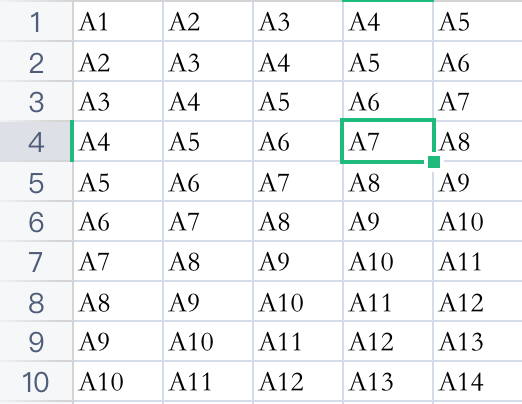
#> input picture number.png, 522 x 404 px
$ python cut-img.py
#> lines starting #> are read from the running program, lines starting #| are printed output that depends on the picture
# coding: utf-8
#-*-coding = utf-8 -*-
'''
读入一个图片0.bmp，切成指定数目个小图片(16个)
文件夹名out
'''
from PIL import Image
import sys,os
# 因为考虑到后续拼接编号问题，暂时不考虑横向纵向切>10个的
cut_width_num = 1 # 横向切1个
cut_height_num = 10 # 纵向切10个
# 00,10,20,30,40;01,11,21,31,41


#生成新图，和原始尺寸一致
def fill_image(image):
  width, height = image.size
  #选取长和宽中较大值作为新图片的
  new_image_length = width if width > height else height
  #生成新图片[白底]
  new_image = Image.new(image.mode, (width, height))
  new_image.paste(image, (0,0))
  return new_image
#切图
def cut_image(image):
  width, height = image.size

  item_width = int(width / cut_width_num)
  item_height=int(height/ cut_height_num)
  box_list = []
  # print(width, height ,item_width,item_height)
  # (left, upper, right, lower)
  for i in range(0,cut_width_num):#两重循环，生成图片基于原图的位置
    for j in range(0,cut_height_num):

      print((i*item_width,j*item_height,(i+1)*item_width,(j+1)*item_height))
      box=(i*item_width,j*item_height,(i+1)*item_width,(j+1)*item_height)
      box_list.append(box)

  image_list = [image.crop(box) for box in box_list]
  return image_list
#保存
def save_images(image_list):
  # [6 lines of commented-out code are left out]
  j=0;
  for j in range(0,len(image_list),cut_height_num):
    print (j)
    b=image_list[j:j+cut_height_num];
    i=0;
    for item in b:
        # 普通矩阵编号
        #item.save(r'out/'+str(i)+str(j/cut_height_num) + '.png', 'PNG');
        # 逆矩阵编号
        item.save(r'out/'+str(cut_height_num-1-i)+str(cut_width_num-1-j/cut_height_num) + '.png', 'PNG');
        print (i,j,'done',cut_height_num-1-i,cut_width_num-1-j/cut_height_num);
        i+=1;


if __name__ == '__main__':
  file_path = "number.png"
  os.mkdir(r"out")
  image = Image.open(file_path)
#> image is the input picture: PIL image 522x404 RGBA; mean R, G, B, A 240, 241.8, 242.6, 255
  #image.show()
  image = fill_image(image)
#> in fill_image, `new_image = Image.new(image.mode, (width, height))`: new_image: PIL image 522x404 RGBA; every value is 0
  image_list = cut_image(image)
#> in cut_image, `image_list = [image.crop(box) for box in box_list]`: image_list = 10 items
#> image_list = 10 items
  save_images(image_list)
#> the loop in save_images, `for j in range(0,len(image_list),cut_height_num):` made 1 pass
#| 0
#| 0 0 done 9 0.0
#| 1 0 done 8 0.0
#| 2 0 done 7 0.0
#| 3 0 done 6 0.0
#| 4 0 done 5 0.0
#| 5 0 done 4 0.0
#| 6 0 done 3 0.0
#| 7 0 done 2 0.0
#| 8 0 done 1 0.0
#> (further printed lines are left out)
#> pass 1, in save_images, `item.save(r'out/'+str(cut_height_num-1-i)+str(cut_width_num-1-j/cut_he..`:
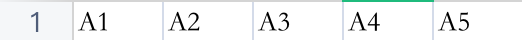
#> saved as 90.0.png: PIL image 522x40 RGBA; mean R, G, B, A 241.4, 243.2, 243.2, 255
#> pass 1, in save_images, `item.save(r'out/'+str(cut_height_num-1-i)+str(cut_width_num-1-j/cut_he..`:
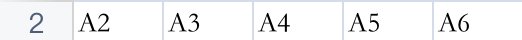
#> saved as 80.0.png: PIL image 522x40 RGBA; mean R, G, B, A 242.5, 243.2, 244.4, 255
#> pass 1, in save_images, `item.save(r'out/'+str(cut_height_num-1-i)+str(cut_width_num-1-j/cut_he..`:
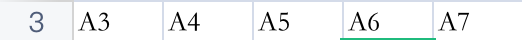
#> saved as 70.0.png: PIL image 522x40 RGBA; mean R, G, B, A 240.7, 242.8, 243.5, 255
#> pass 1, in save_images, `item.save(r'out/'+str(cut_height_num-1-i)+str(cut_width_num-1-j/cut_he..`:
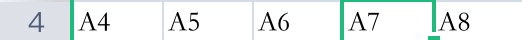
#> saved as 60.0.png: PIL image 522x40 RGBA; mean R, G, B, A 233.3, 239, 238.6, 255
#> after the loop in save_images, `for j in range(0,len(image_list),cut_height_num):`:
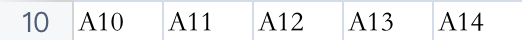
#> item: PIL image 522x40 RGBA; mean R, G, B, A 239.5, 240.3, 241.6, 255
